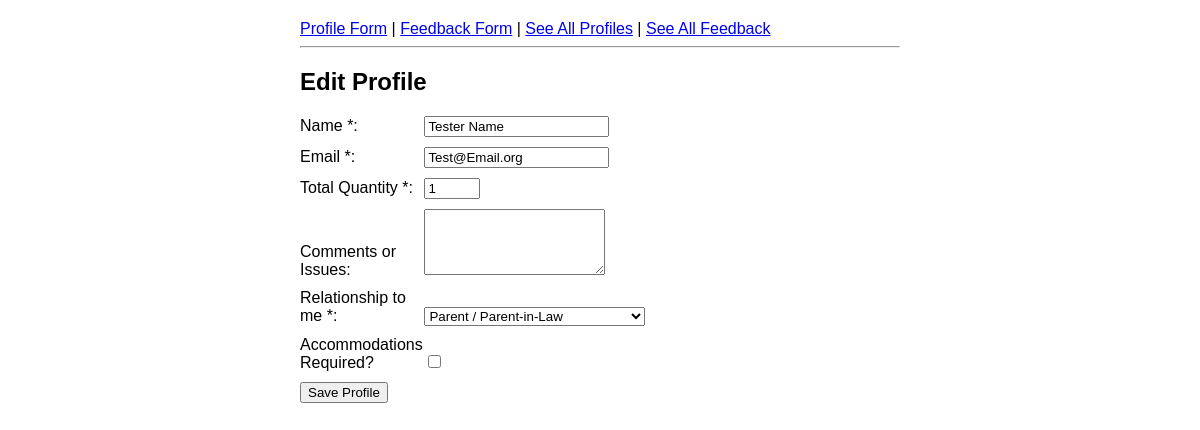
/admin/profiles/edit?profileId=3, run on the app's committed database.
### app.py (models this page shows)
class Profile(db.Model):
    id = db.Column(db.Integer, primary_key=True)
    name = db.Column(db.String(100), nullable=False)
    email = db.Column(db.String(100), nullable=False)
    quan = db.Column(db.Integer, nullable = False)
    comments = db.Column(db.Text)
    rel = db.Column(db.String(50), nullable=False)
    accommodations = db.Column(db.Boolean, default=False)
    created_at = db.Column(db.DateTime, default=datetime.now(timezone.utc))

### app.py (the view, shortened to what this page needs)
@app.route('/admin/profiles/edit', methods = ['GET', 'POST'])
def admin_profiles_edit():
    profileId = request.args.get('profileId')
    if not profileId:
        error = f"no profile id provided"
        profiles = Profile.query.all()
        return render_template('admin_profiles.html', profiles=profiles, error=error)
    profileToEdit = Profile.query.filter_by(id = profileId).first()
    if not profileToEdit:
        error = f"no profile found with id equal to = {profileId}"
        profiles = Profile.query.all()
        return render_template('admin_profiles.html', profiles=profiles, error=error)
    return render_template('profileEdit.html', profile=profileToEdit)

### templates/profileEdit.html (shortened to what this page needs)
{% extends 'base.html' %}
{% block content %}
<h2> Edit Profile </h2>
<form action="{{ url_for('admin_profiles_edit') }}" method="POST">
    <div>
        <label for = "name"> Name *: </label>
        <input type="text" name="name" id="name" value = "{{profile.name}}" required >
    </div>
    <div>
        <label for="email"> Email *: </label>
        <input type="email" name="email" id="email" value = "{{profile.email}}" required>
    </div>
    <div>
        <label for="quan"> Total Quantity *: </label>
        <input type="number" name="quan" id="quan" min = "1" max = "10" value = "{{profile.quan}}" required>
    </div>
    <div>
        <label for = "comments"> Comments or Issues: </label>
        <textarea name="comments" id="comments" rows = "4" value = "{{profile.comments}}" ></textarea>
    </div>
    <div>
        <label for="rel"> Relationship to me *:</label>
        <select name="rel" id="rel" required>
            <option value="parent"> Parent / Parent-in-Law </option>
        </select>
    </div>
    <div>
        <label for="accommodations"> Accommodations Required?</label>
        <input type="checkbox" id = "accommodations" name = "accommodations" value="yes">
    </div>
    <div>
        <button type = "submit"> Save Profile </button>
    </div>
</form>
{% endblock %}

### static/style.css (style rules this page uses)
body { font-family: Arial, sans-serif; max-width: 600px; margin: 0 auto; padding: 20px; }
form div { margin: 10px 0; }
label { display: inline-block; width: 120px; }

### data on the page
Profile: name "Tester Name", email "Test@Email.org", quan "1"
